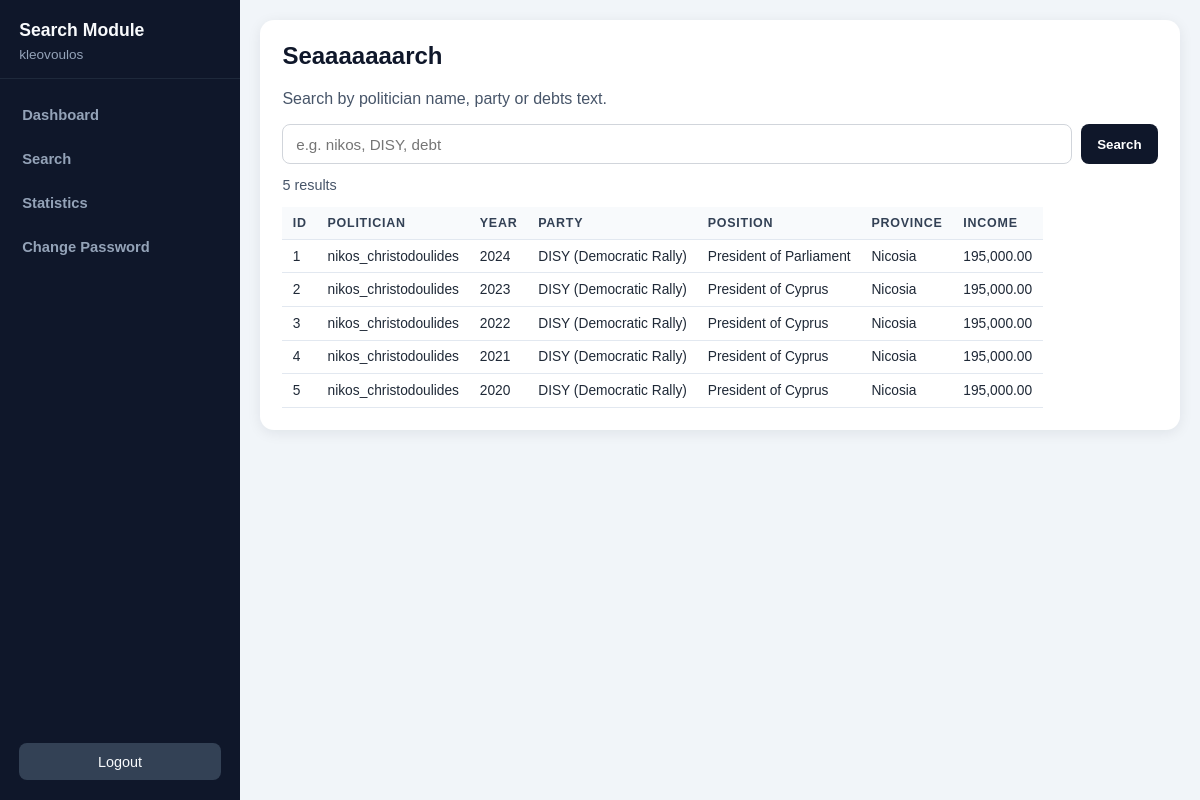
The page /modules/search/search.php (signed in) on the database its author committed.
### tables this page shows
CREATE TABLE declarations (
    id INT AUTO_INCREMENT PRIMARY KEY,
    user_id INT NOT NULL,
    declaration_year YEAR NOT NULL,
    party VARCHAR(255) NOT NULL,
    position VARCHAR(255) NOT NULL,
    province VARCHAR(255) NOT NULL,
    properties TEXT,
    vehicles TEXT,
    shares TEXT,
    debts TEXT,
    income DECIMAL(15, 2),
    created_at TIMESTAMP DEFAULT CURRENT_TIMESTAMP,
    FOREIGN KEY (user_id) REFERENCES users (id) ON DELETE CASCADE
);

CREATE TABLE users (
    id INT AUTO_INCREMENT PRIMARY KEY,
    username VARCHAR(255) NOT NULL UNIQUE,
    email VARCHAR(255) NOT NULL UNIQUE,
    password_hash TEXT NOT NULL,
    role ENUM('citizen', 'politician', 'admin') NOT NULL,
    created_at TIMESTAMP DEFAULT CURRENT_TIMESTAMP
);

### modules/search/search.php (the view, shortened to what this page needs)
<?php
require_once __DIR__ . '/../../includes/db.php';
$isLoggedInCitizen = isset($_SESSION['user_id']) && (($_SESSION['role'] ?? '') === 'citizen');
$username = trim((string) ($_SESSION['username'] ?? 'Guest'));
$cssHref = 'style.css';
$loginPath = '../../auth/login.php';
$listPath = '../list.php';
$section = 'search';
$keyword = trim((string) ($_GET['keyword'] ?? ''));
$searchResults = [];
if ($section === 'search') {
    if ($keyword !== '') {
        $kw = '%' . $keyword . '%';
        $stmt = $pdo->prepare(
              "SELECT d.id, u.username, d.declaration_year, d.party, d.position, d.province, d.debts, d.income
             FROM declarations d
             JOIN users u ON u.id = d.user_id
               WHERE u.role = 'politician'
               AND (u.username LIKE :kw
                OR d.party LIKE :kw
                OR d.debts LIKE :kw)
               ORDER BY d.declaration_year DESC, d.id DESC"
        );
        $stmt->execute([':kw' => $kw]);
        $searchResults = $stmt->fetchAll();
    } else {
        $stmt = $pdo->prepare(
            "SELECT d.id, u.username, d.declaration_year, d.party, d.position, d.province, d.debts, d.income
             FROM declarations d
             JOIN users u ON u.id = d.user_id
               WHERE u.role = 'politician'
             ORDER BY d.declaration_year DESC, d.id DESC
             LIMIT 25"
        );
        $stmt->execute();
        $searchResults = $stmt->fetchAll();
    }
}
$stats = [
    'declarations_total' => 0,
    'politicians_total' => 0,
    'parties_total' => 0,
    'income_sum' => 0.0,
    'entries_with_debts' => 0,
];
?>
<!DOCTYPE html>
<html lang="en">
<head>
    <link rel="stylesheet" href="<?= htmlspecialchars($cssHref, ENT_QUOTES, 'UTF-8') ?>">
</head>
<body>
<div class="layout">
    <aside class="sidebar">
        <div class="side-header">
            <h2>Search Module</h2>
            <p><?= htmlspecialchars($username, ENT_QUOTES, 'UTF-8') ?></p>
        </div>
        <nav class="side-nav">
            <?php if ($isLoggedInCitizen): ?>
                <a href="?section=dashboard" class="side-link <?= $section === 'dashboard' ? 'active' : '' ?>">Dashboard</a>
            <?php endif; ?>
            <a href="<?= htmlspecialchars($listPath, ENT_QUOTES, 'UTF-8') ?>" class="side-link">Search</a>
            <a href="?section=statistics" class="side-link <?= $section === 'statistics' ? 'active' : '' ?>">Statistics</a>
            <?php if ($isLoggedInCitizen): ?>
                <a href="?section=change-password" class="side-link <?= $section === 'change-password' ? 'active' : '' ?>">Change Password</a>
            <?php endif; ?>
        </nav>
        <?php if ($isLoggedInCitizen): ?>
            <a class="logout-link" href="<?= htmlspecialchars($loginPath === '../auth/login.php' ? '../auth/logout.php' : '../../auth/logout.php', ENT_QUOTES, 'UTF-8') ?>">Logout</a>
        <?php else: ?>
            <a class="logout-link" href="<?= htmlspecialchars($loginPath, ENT_QUOTES, 'UTF-8') ?>">Login</a>
        <?php endif; ?>
    </aside>
    <main class="content">
        <?php if ($section === 'dashboard'): ?>
            <section class="panel">
                <h1>Citizen Dashboard</h1>
                <p>This module gives public users access to search, registration and statistics.</p>
            </section>
            <section class="panel stats-mini">
                <div class="mini-card"><span><?= $stats['declarations_total'] ?></span><small>Total declarations</small></div>
                <div class="mini-card"><span><?= $stats['politicians_total'] ?></span><small>Total politicians</small></div>
                <div class="mini-card"><span><?= $stats['parties_total'] ?></span><small>Total parties</small></div>
                <div class="mini-card"><span><?= number_format($stats['income_sum'], 2) ?></span><small>Total declared income</small></div>
            </section>
        <?php elseif ($section === 'search'): ?>
            <section class="panel">
                <h1>Seaaaaaaarch</h1>
                <p>Search by politician name, party or debts text.</p>
                <form class="search-form" method="GET" action="">
                    <input
                        type="text"
                        name="keyword"
                        placeholder="e.g. nikos, DISY, debt"
                        value="<?= htmlspecialchars($keyword, ENT_QUOTES, 'UTF-8') ?>"
                    >
                    <button type="submit">Search</button>
                </form>
                <p class="result-count">
                    <?= count($searchResults) ?> result<?= count($searchResults) !== 1 ? 's' : '' ?>
                </p>
                <div class="table-wrap">
                    <table class="search-results-table">
                        <thead>
                            <tr>
                                <th>ID</th>
                                <th>Politician</th>
                                <th>Year</th>
                                <th>Party</th>
                                <th>Position</th>
                                <th>Province</th>
                                <th>Income</th>
                            </tr>
                        </thead>
                        <tbody>
                        <?php foreach ($searchResults as $row): ?>
                            <tr>
                                <td><?= (int) $row['id'] ?></td>
                                <td><?= htmlspecialchars((string) $row['username'], ENT_QUOTES, 'UTF-8') ?></td>
                                <td><?= htmlspecialchars((string) $row['declaration_year'], ENT_QUOTES, 'UTF-8') ?></td>
                                <td><?= htmlspecialchars((string) $row['party'], ENT_QUOTES, 'UTF-8') ?></td>
                                <td><?= htmlspecialchars((string) $row['position'], ENT_QUOTES, 'UTF-8') ?></td>
                                <td><?= htmlspecialchars((string) $row['province'], ENT_QUOTES, 'UTF-8') ?></td>
                                <td><?= number_format((float) $row['income'], 2) ?></td>
                            </tr>
                        <?php endforeach; ?>
                        </tbody>
                    </table>
                </div>
            </section>
        <?php endif; ?>
    </main>
</div>
</body>
</html>

### modules/search/style.css (style rules this page uses)
* { box-sizing: border-box; }
body { margin: 0; font-family: Arial, sans-serif; background: #f1f5f9; color: #1f2937; }
.layout { display: flex; min-height: 100vh; }
.sidebar { width: 240px; background: #0f172a; color: #cbd5e1; display: flex; flex-direction: column; padding: 1.25rem 0; }
.side-header { padding: 0 1.2rem 1rem; border-bottom: 1px solid #1e293b; }
.side-header h2 { margin: 0; color: #f8fafc; font-size: 1.1rem; }
.side-header p { margin: 0.4rem 0 0; font-size: 0.85rem; color: #94a3b8; }
.side-nav { padding: 1rem 0; display: grid; gap: 0.25rem; }
.side-link { text-decoration: none; color: #94a3b8; padding: 0.75rem 1.2rem; font-size: 0.92rem; font-weight: 700; border-left: 3px solid transparent; }
.logout-link { margin: auto 1.2rem 0; text-decoration: none; color: #f8fafc; background: #334155; text-align: center; padding: 0.65rem; border-radius: 8px; font-size: 0.9rem; }
.content { flex: 1; padding: 1.25rem; }
.panel { background: #fff; border-radius: 14px; box-shadow: 0 3px 14px rgba(15, 23, 42, 0.08); padding: 1.4rem; margin-bottom: 1rem; }
.panel h1, .panel h2, .panel h3 { margin-top: 0; color: #0f172a; }
.panel p { color: #475569; }
.search-form { margin-top: 0.8rem; display: flex; gap: 0.6rem; }
.search-form input[type="text"] { flex: 1; padding: 0.65rem 0.8rem; border: 1px solid #d1d5db; border-radius: 8px; font-size: 0.95rem; }
.search-form button { border: none; border-radius: 8px; background: #0f172a; color: #fff; padding: 0.65rem 1rem; font-weight: 700; cursor: pointer; }
.result-count { margin-top: 0.8rem; font-size: 0.9rem; color: #64748b; }
.table-wrap { margin-top: 0.8rem; overflow-x: auto; max-width: 100%; }
.search-results-table { width: max-content; min-width: 760px; }
table { width: max-content; border-collapse: collapse; font-size: 0.86rem; }
th, td { padding: 0.55rem 0.65rem; border-bottom: 1px solid #e2e8f0; text-align: left; }
th { background: #f8fafc; color: #334155; font-size: 0.78rem; text-transform: uppercase; letter-spacing: 0.06em; }

### rows shown on the page
declarations: id "1", user.username "nikos_christodoulides", declaration_year "2024", party "DISY (Democratic Rally)", position "President of Parliament", province "Nicosia", income "195,000.00"
declarations: id "2", user.username "nikos_christodoulides", declaration_year "2023", party "DISY (Democratic Rally)", position "President of Cyprus", province "Nicosia", income "195,000.00"
declarations: id "3", user.username "nikos_christodoulides", declaration_year "2022", party "DISY (Democratic Rally)", position "President of Cyprus", province "Nicosia", income "195,000.00"
declarations: id "4", user.username "nikos_christodoulides", declaration_year "2021", party "DISY (Democratic Rally)", position "President of Cyprus", province "Nicosia", income "195,000.00"
declarations: id "5", user.username "nikos_christodoulides", declaration_year "2020", party "DISY (Democratic Rally)", position "President of Cyprus", province "Nicosia", income "195,000.00"

### other values the page prints
$username "kleovoulos"
count($searchResults) "5"
